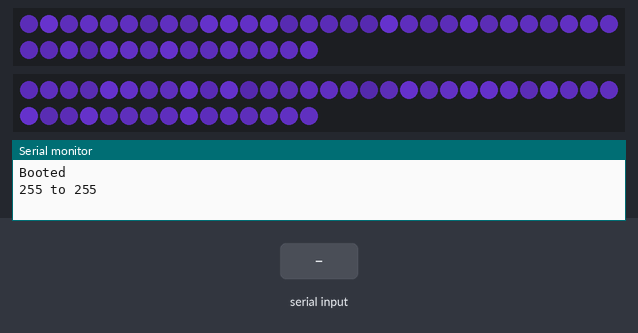
This sketch was run on a simulated ESP8266 (NodeMCU). On the bench: 2 × 45 RGB LEDs in strip order, left to right, continuing on the next row, the last lines printed to the serial monitor. The test bench sets the inputs (shaded band). Dim RGB values are drawn brighter than linear; random numbers use the default seed unless the sketch sets one.

Above: at 1.2 s.
1.3 s: "NAME 1\n" received over Serial
3.9 s: "SETSTATE 1\n" received over Serial
5.4 s: "NAME\n" received over Serial
At 7.97 s:
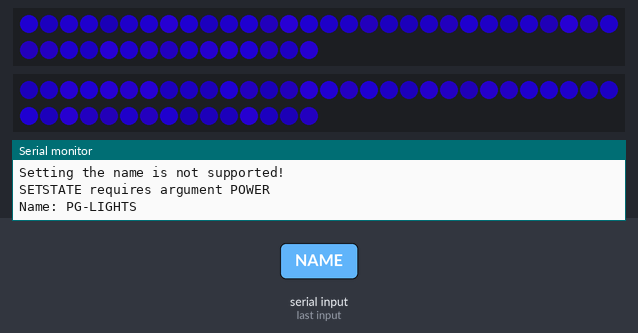
Timing chart, 0 to 9.5 s (numbered marks = the images above; inputs shaded):
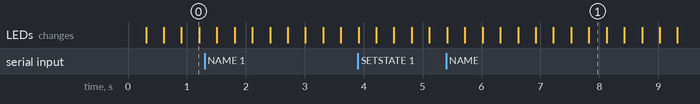

The sketch:

DoomsdayLightController.ino
```cpp
#include "FastLED.h"

constexpr uint32_t MaxCommandLength = 128;

DEFINE_GRADIENT_PALETTE(detected) {
    0, 0, 0, 0,
    108, 32, 0, 128,
    128, 64, 32, 128,
    148, 32, 0, 128,
    255, 0, 0, 0
};

DEFINE_GRADIENT_PALETTE(activate) {
    0, 0, 0, 0,
    128, 64, 32, 128,
    255, 32, 0, 128
};

DEFINE_GRADIENT_PALETTE(deactivate) {
    0, 32, 0, 128,
    128, 8, 0, 48,
    255, 0, 0, 0
};

DEFINE_GRADIENT_PALETTE(active) {
    0, 32, 0, 128,
    128, 0, 0, 128,
    255, 32, 0, 128
};

DEFINE_GRADIENT_PALETTE(fade_out) {
    0, 32, 0, 128,
    128, 0, 0, 32,
    255, 0, 0, 0
};

DEFINE_GRADIENT_PALETTE(overload) {
    0, 32, 0, 128,
    64, 64, 16, 64,
    128, 255, 255, 0,
    255, 0, 0, 0
};

enum class State {
    Inactive,
    Active,
    Fadeout,
    Overload,
};

State currentState;
uint8_t intensity = 0;

template <uint8_t Pin, int LedCount>
struct Side {
    Side()
    {
        fill_solid(leds, LedCount, CRGB::Black);
        controller = &FastLED.addLeds<NEOPIXEL, Pin>(leds, LedCount);
        controller->showLeds(255);
    }

    void set_color(CRGB color)
    {
        fill_solid(leds, LedCount, color);
        controller->showLeds(255);
    }

    void animate(CRGBPalette16 _palette, uint8_t from, uint8_t to, float duration)
    {
        palette = _palette;
        current = from;
        target = to;

        auto steps = duration * 1000 / update_rate;
        speed = (target - current) / steps;

        if (target > current) {
            speed = speed;
        } else if (target < current) {
            speed = -speed;
        }
    }

    void update(int millis)
    {
        // Rate limit to a certain amount of millis per update
        if ((millis - lastUpdate) < update_rate) {
            return;
        }

        if (target == current) {
            return;
        }

        current += speed;
        if (abs(current) >= target) {
            current = target;
        }

        for (int i = 0; i < LedCount; ++i) {
            int16_t value = uint8_t(current) + (random(10) - 5);
            auto led_intensity = 128 + random(127);
            auto color = ColorFromPalette(palette, constrain(value, 0, 255), led_intensity, NOBLEND);
            leds[i] = color;
        }

        controller->showLeds(intensity);

        lastUpdate = millis;
    }

    CRGB leds[LedCount];
    CRGBPalette16 palette;
    CLEDController* controller = nullptr;

    float current = 0.0f;
    float target = 0.0f;
    float speed = 0.0f;

    int update_rate = 10;
    int lastUpdate = 0;
};

Side<D2, 45> left;
Side<D3, 45> right;

void setup()
{
    randomSeed(analogRead(A0));

    left.set_color(CRGB::Black);
    right.set_color(CRGB::Black);

    Serial.begin(115200);
    Serial.println("Booted");

    handleSetStateCommand("ACTIVE 255");
}

void loop()
{
    if (Serial.available() > 0) {
        String command = Serial.readStringUntil('\n');
        processCommand(command);
    }

    int now = millis();
    left.update(now);
    right.update(now);

    if (currentState == State::Active) {
        if (left.current >= left.target) {
            left.animate(active, 0, 255, 30);
        }
        if (right.current >= right.target) {
            right.animate(active, 0, 255, 30);
        }
    }
}

void trim(char* str)
{
    int len = strlen(str);
    while (len > 0 && (str[len - 1] == '\r' || str[len - 1] == '\n' || str[len - 1] == ' ')) {
        str[--len] = '\0';
    }
}

void processCommand(String command)
{

    char cmdBuffer[MaxCommandLength];
    memset(cmdBuffer, 0, sizeof(cmdBuffer)); // Clear buffer to prevent leftover data

    // Ensure we don't overflow
    int len = command.length();
    if (len >= MaxCommandLength) {
        Serial.println("Command too long");
        return;
    }
    command.toCharArray(cmdBuffer, MaxCommandLength);
    cmdBuffer[sizeof(cmdBuffer) - 1] = '\0';

    trim(cmdBuffer); // Trim newlines and trailing spaces

    char* keyword = strtok(cmdBuffer, " ");
    char* argument = strtok(NULL, "");

    if (keyword == NULL)
        return;
    strupr(keyword); // Convert keyword to uppercase

    if (argument != NULL && strcmp(keyword, "WRITE") != 0) {
        strupr(argument);
    }

    if (strcmp(keyword, "NAME") == 0) {
        handleNameCommand(argument);
    } else if (strcmp(keyword, "DETECTED") == 0) {
        handleDetectedCommand(argument);
    } else if (strcmp(keyword, "SETSTATE") == 0) {
        handleSetStateCommand(argument);
    }
}

void handleNameCommand(char* argument)
{
    if (argument != NULL) {
        Serial.println("Setting the name is not supported!");
    } else {
        Serial.println("Name: PG-LIGHTS");
    }
}

void handleDetectedCommand(char* arguments)
{
    char* side = strtok(arguments, " ");

    if (side == NULL) {
        Serial.println("DETECTED requires argument LEFT or RIGHT");
        return;
    }

    if (currentState != State::Inactive) {
        return;
    }

    if (strcmp(side, "LEFT") == 0) {
        intensity = 255;
        left.animate(detected, 0, 255, 1);
    } else if (strcmp(side, "RIGHT") == 0) {
        intensity = 255;
        right.animate(detected, 0, 255, 1);
    }
}

void handleSetStateCommand(char* arguments)
{
    char* state = strtok(arguments, " ");
    char* power_arg = strtok(NULL, " ");

    if (state == NULL) {
        Serial.println("SETSTATE requires argument STATE");
        return;
    }

    if (power_arg == NULL) {
        Serial.println("SETSTATE requires argument POWER");
        return;
    }

    State newState;

    if (strcmp(state, "ACTIVE") == 0) {
        newState = State::Active;
    } else if (strcmp(state, "INACTIVE") == 0) {
        newState = State::Inactive;
    } else if (strcmp(state, "FADEOUT") == 0) {
        newState = State::Fadeout;
    } else if (strcmp(state, "OVERLOAD") == 0) {
        newState = State::Overload;
    }

    if (newState == currentState) {
        return;
    }

    Serial.print(power_arg);
    Serial.print(" to ");
    Serial.println(atoi(power_arg));
    intensity = atoi(power_arg);

    switch (newState) {
    case State::Inactive:
        left.animate(deactivate, 0, 255, 2);
        right.animate(deactivate, 0, 255, 2);
        break;
    case State::Active:
        left.animate(activate, 0, 255, 2);
        right.animate(activate, 0, 255, 2);
        break;
    case State::Fadeout:
        left.animate(fade_out, 0, 255, 10);
        right.animate(fade_out, 0, 255, 10);
        break;
    case State::Overload:
        left.animate(overload, 0, 255, 10);
        right.animate(overload, 0, 255, 10);
        break;
    }

    currentState = newState;
}
```
